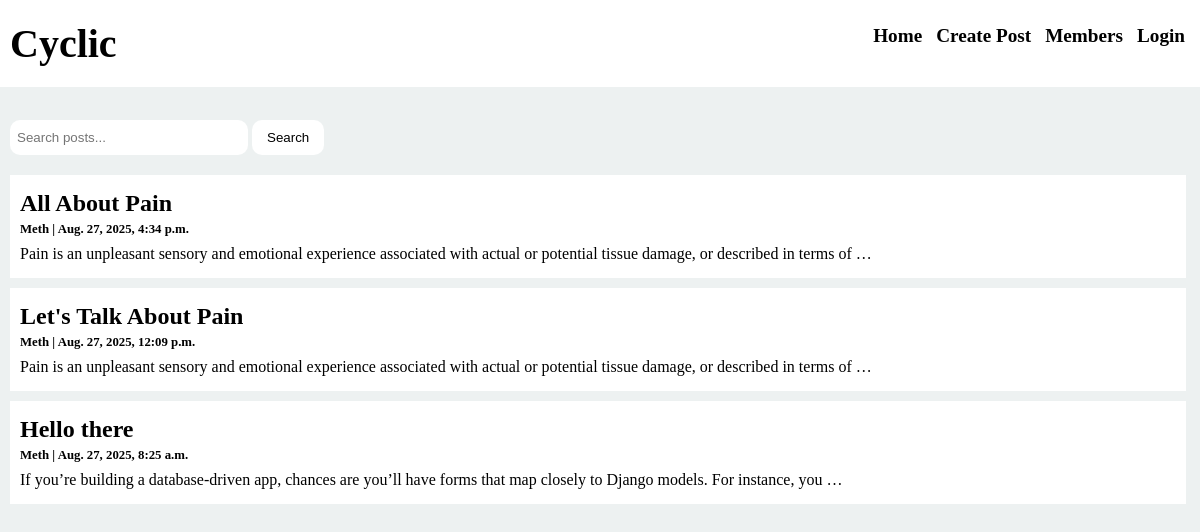
The page / on the database its author committed.
### post/models.py (models this page shows)
class Post(models.Model):
    author = models.ForeignKey(CustomUser, on_delete=models.CASCADE, related_name='author', default=1)
    title = models.CharField(max_length=100)
    body = models.CharField(max_length=100000)
    created_at = models.DateTimeField(auto_now_add=True)
    updated_at = models.DateTimeField(auto_now=True)
    status = models.IntegerField(choices=STATUS, default=0)
    class Meta:
        ordering = ['created_at']

### account/models.py (models this page shows)
class CustomUser(AbstractUser):
    is_admin = models.BooleanField(default=False)
    is_member = models.BooleanField(default=False)
    username = None
    email = models.EmailField(unique=True)
    groups = models.ManyToManyField(Group, related_name='custom_user_groups', blank=True)
    user_permissions = models.ManyToManyField(Permission, related_name='custom_user_permission', blank=True)
    USERNAME_FIELD = "email"
    REQUIRED_FIELDS = []
    objects = CustomBaseManager()
    def __str__(self):
        return self.first_name

### post/views.py (the view)
# urls.py: path('', views.index, name='index'),
def index(request):
    user = request.user
    query = request.GET.get('q')
    if query:
        posts = Post.objects.filter(Q(title__icontains=query) | Q(body__icontains=query))
    else:
        posts = Post.objects.all()
    context = {
        'posts':posts,
        'user': user
    }
    return render(request, 'index.html', context=context)

### templates/index.html
{% extends 'base.html' %}
{% load static %}
{% block content %}
        <div class="container">
            <div class="search-form">
                <form method="get" action="{% url 'index' %}">
                    <input type="text" name="q" placeholder="Search posts..." value="{{ request.GET.q }}">
                    <button type="submit">Search</button>
                </form>
            </div>
            {% for post in posts reversed %}
            <div class="content">
                <a href="{% url 'post' post.pk %}">
                    <h2 class="title">{{post.title}}</h2>
                    <p class="date">{{post.author}} | {{post.created_at}}</p>
                    <p class="body">{{post.body|truncatewords:20}}</p>
                </a>
            </div>
            {% endfor %}
        </div>
{% endblock %}

### static/css/style.css (style rules this page uses)
* { box-sizing: border-box; margin: 0; padding: 0; }
body { background-color: rgb(237, 241, 241); padding-bottom: 1000px; }
.container { margin-top: 10%; }
.search-form { margin-left: 10px; }
.search-form input { padding: 10px 7px; width: 20%; margin-bottom: 10px; border-radius: 10px; border: none; background-color: white; }
.search-form button { background-color: white; color: black; border-radius: 10px; padding: 10px 15px; border: none; }
.content { margin: 10px; padding: 15px 10px; background-color: white; max-width: 98%; }
.content a { text-decoration: none; color: black; }
.title { font-family: 'Lucida Sans' sans-serif; margin-bottom: 5px; }
.date { font-weight: bold; font-size: 0.8rem; margin-bottom: 8px; }

### rows shown on the page
Post: title "All About Pain", author "Meth", created_at "Aug. 27, 2025, 4:34 p.m.", body "Pain is an unpleasant sensory and emotional experience associated with actual or potential tissue damage, or described in terms of …"
Post: title "Let's Talk About Pain", author "Meth", created_at "Aug. 27, 2025, 12:09 p.m.", body "Pain is an unpleasant sensory and emotional experience associated with actual or potential tissue damage, or described in terms of …"
Post: title "Hello there", author "Meth", created_at "Aug. 27, 2025, 8:25 a.m.", body "If you’re building a database-driven app, chances are you’ll have forms that map closely to Django models. For instance, you …"
